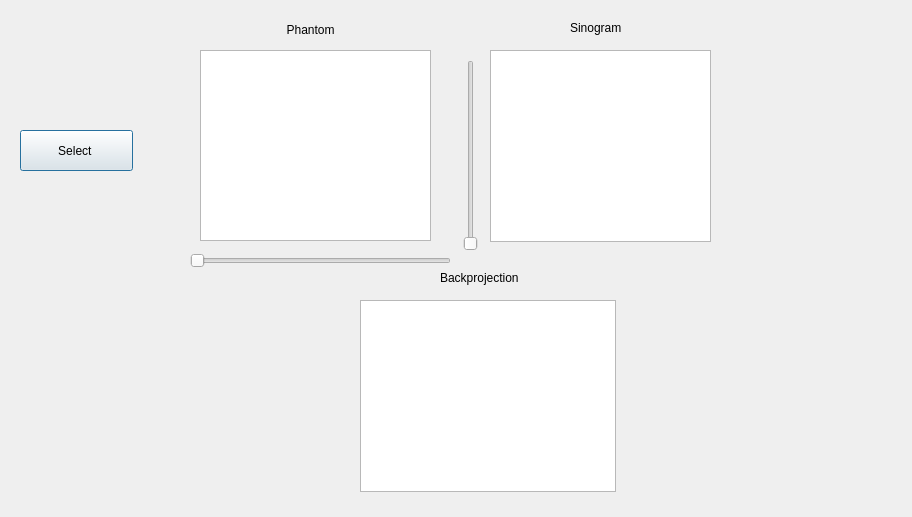
<?xml version="1.0" encoding="UTF-8"?>
<ui version="4.0">
 <class>Dialog</class>
 <widget class="QDialog" name="Dialog">
  <property name="geometry">
   <rect>
    <x>0</x>
    <y>0</y>
    <width>912</width>
    <height>517</height>
   </rect>
  </property>
  <property name="windowTitle">
   <string>Dialog</string>
  </property>
  <widget class="QGraphicsView" name="GV_phantom">
   <property name="geometry">
    <rect>
     <x>200</x>
     <y>50</y>
     <width>231</width>
     <height>191</height>
    </rect>
   </property>
  </widget>
  <widget class="QSlider" name="vSlider_1">
   <property name="geometry">
    <rect>
     <x>460</x>
     <y>60</y>
     <width>21</width>
     <height>191</height>
    </rect>
   </property>
   <property name="orientation">
    <enum>Qt::Vertical</enum>
   </property>
  </widget>
  <widget class="QSlider" name="hSlider_1">
   <property name="geometry">
    <rect>
     <x>190</x>
     <y>250</y>
     <width>261</width>
     <height>22</height>
    </rect>
   </property>
   <property name="orientation">
    <enum>Qt::Horizontal</enum>
   </property>
  </widget>
  <widget class="QLabel" name="label">
   <property name="geometry">
    <rect>
     <x>230</x>
     <y>20</y>
     <width>161</width>
     <height>20</height>
    </rect>
   </property>
   <property name="text">
    <string>                 Phantom</string>
   </property>
  </widget>
  <widget class="QGraphicsView" name="sinogram">
   <property name="geometry">
    <rect>
     <x>490</x>
     <y>50</y>
     <width>221</width>
     <height>192</height>
    </rect>
   </property>
  </widget>
  <widget class="QLabel" name="label_2">
   <property name="geometry">
    <rect>
     <x>570</x>
     <y>20</y>
     <width>59</width>
     <height>16</height>
    </rect>
   </property>
   <property name="text">
    <string>Sinogram</string>
   </property>
  </widget>
  <widget class="QGraphicsView" name="graphicsView">
   <property name="geometry">
    <rect>
     <x>360</x>
     <y>300</y>
     <width>256</width>
     <height>192</height>
    </rect>
   </property>
  </widget>
  <widget class="QLabel" name="label_3">
   <property name="geometry">
    <rect>
     <x>440</x>
     <y>270</y>
     <width>111</width>
     <height>16</height>
    </rect>
   </property>
   <property name="text">
    <string>Backprojection</string>
   </property>
  </widget>
  <widget class="QPushButton" name="pushButton">
   <property name="geometry">
    <rect>
     <x>20</x>
     <y>130</y>
     <width>113</width>
     <height>41</height>
    </rect>
   </property>
   <property name="text">
    <string>Select </string>
   </property>
  </widget>
 </widget>
 <resources/>
 <connections>
  <connection>
   <sender>hSlider_1</sender>
   <signal>valueChanged(int)</signal>
   <receiver>GV_phantom</receiver>
   <slot>invalidateScene()</slot>
   <hints>
    <hint type="sourcelabel">
     <x>288</x>
     <y>262</y>
    </hint>
    <hint type="destinationlabel">
     <x>289</x>
     <y>210</y>
    </hint>
   </hints>
  </connection>
  <connection>
   <sender>vSlider_1</sender>
   <signal>sliderMoved(int)</signal>
   <receiver>GV_phantom</receiver>
   <slot>invalidateScene()</slot>
   <hints>
    <hint type="sourcelabel">
     <x>469</x>
     <y>203</y>
    </hint>
    <hint type="destinationlabel">
     <x>418</x>
     <y>202</y>
    </hint>
   </hints>
  </connection>
 </connections>
</ui>
